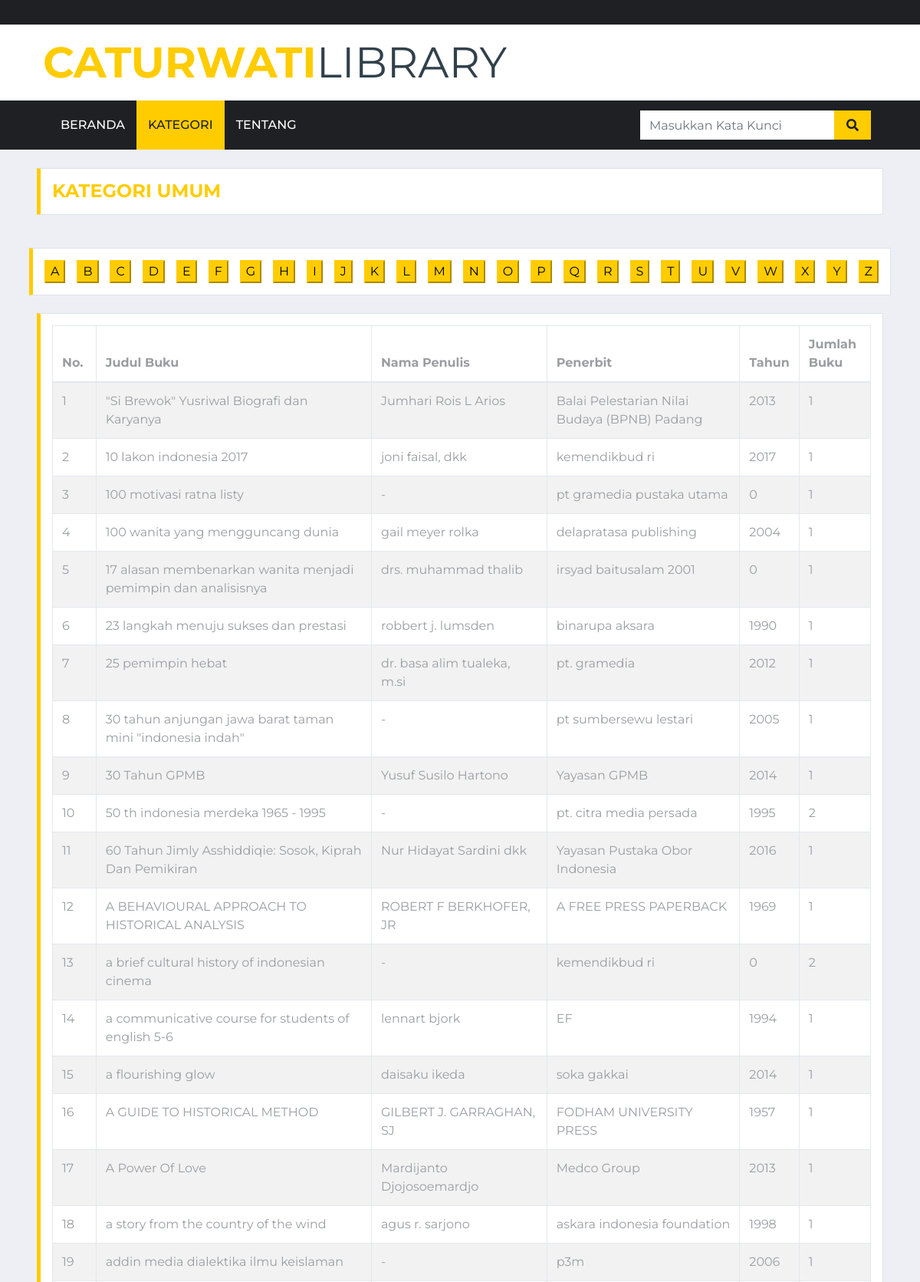
The page /kategori_main.php?kat=Umum (upper part) on the database its author committed.
### tables this page shows
CREATE TABLE `databuku` (
  `id` int(11) NOT NULL,
  `kategori` varchar(100) NOT NULL,
  `judul` varchar(255) NOT NULL,
  `nama` varchar(255) NOT NULL,
  `penerbit` varchar(255) NOT NULL,
  `tahun` int(4) NOT NULL,
  `jumlah` int(3) NOT NULL
);

### kategori_main.php (the view, shortened to what this page needs)
<!DOCTYPE html>
<html lang="en">
<head>
    <link href="https://cdnjs.cloudflare.com/ajax/libs/font-awesome/5.15.0/css/all.min.css" rel="stylesheet">
    <link href="lib/owlcarousel/assets/owl.carousel.min.css" rel="stylesheet">
    <link href="css/style.css" rel="stylesheet">
</head>
<body>
    <?php include 'body-header.php'; ?>
<div class="container-fluid p-0">
        <nav class="navbar navbar-expand-lg bg-dark navbar-dark py-2 py-lg-0 px-lg-5">
            <div class="collapse navbar-collapse justify-content-between px-0 px-lg-3" id="navbarCollapse">
                <div class="navbar-nav mr-auto py-0">
                    <a href="index.php" class="nav-item nav-link ">Beranda</a>
                    <a href="category.php" class="nav-item nav-link active">Kategori</a>
                    <a href="contact.php" class="nav-item nav-link">Tentang</a>
                </div>
            <div class="" style="width: 100%; max-width: 300px;">
            <form action="searching.php" method="get">
            <div class="input-group-append">
            <input name="cari" type="text" class="form-control border-0" placeholder="Masukkan Kata Kunci">
            <button type="submit" value="cari" class="input-group-text bg-primary text-dark border-0 px-3"><i
            class="fa fa-search"></i></button>
                    </form></div>
                </div>
            </div>
    <div class="container-fluid py-4 px-sm-2 px-md-5"
        <div class="container">
            <div class="section-title">
                <h4 class="m-0 text-uppercase font-weight-bold"><a href="kategori_main.php?kat=<?= $_GET["kat"]; ?>">Kategori <?= $_GET["kat"]; ?></a></h4>
            </div>
            </div>
     <div class="container-fluid py-1 px-sm-1 px-md-1">
        <div class="container">
            <div class="section-title">
                <?php $abjad = ["A","B","C","D","E","F","G","H","I","J","K","L","M","N","O","P","Q","R","S","T","U","V","W","X","Y","Z"];
                    foreach ($abjad as $a) :?>
                <form  class="text-uppercase font-weight-semi-bold p-0 mr-0"action="kategori_main.php" method="get"><input type="submit" value="<?= $a; ?>" name="huruf"button style="background-color:#FFCC00; border-color:#FFCC00;"><input type="hidden" name="kat" value="<?= $_GET["kat"]; ?>"></form>
                    <?php endforeach; ?>
            </div>
        </div>
    </div>
    <div class="container-fluid py-1 px-sm-1 px-md-5"
        <div class="container">
            <div class="section-title">
                    <?php
                        $no = 0;
                        $kate = $_GET["kat"];
                     if(isset($_GET['huruf'])){
                    $huruf = $_GET['huruf'];
                    $sql = "SELECT * FROM databuku WHERE judul LIKE '".$huruf."%' AND kategori LIKE '".$kate."' ORDER BY judul ASC";
} else {
    $sql = "SELECT * FROM databuku WHERE kategori LIKE '".$kate."' ORDER BY judul ASC";
}
                    if($result = mysqli_query($link, $sql)){
                        if(mysqli_num_rows($result) > 0){
                            echo "<table class='table table-bordered table-striped'>";
                                echo "<thead>";
                                    echo "<tr>";
                                        echo "<th>No.</th>";
                                        echo "<th>Judul Buku</th>";
                                        echo "<th>Nama Penulis</th>";
                                        echo "<th>Penerbit</th>";
                                        echo "<th>Tahun</th>";
                                        echo "<th>Jumlah Buku</th>";
                                echo "</thead>";
                                echo "<tbody>";
                                while($row = mysqli_fetch_array($result)){
                                $no++;
                                    echo "<tr>";
                                        echo "<td>$no</td>";
                                        echo "<td>" . $row['judul'] . "</td>";
                                        echo "<td>" . $row['nama'] . "</td>";
                                        echo "<td>" . $row['penerbit'] . "</td>";
                                        echo "<td>" . $row['tahun'] . "</td>";
                                        echo "<td>" . $row['jumlah'] . "</td>";
                                    echo "</tr>";
                                }
                                echo "</tbody>";
                            echo "</table>";
                        } else{
                            echo "<p class='lead'><em>No records were found.</em></p>";
                        }
                    } else{
                        echo "ERROR: Could not able to execute $sql. " . mysqli_error($link);
                    }
                    ?>
                </div>
            </div>
</body>
</html>

### rows shown on the page
databuku: judul "\"Si Brewok\" Yusriwal Biografi dan Karyanya", nama "Jumhari Rois L Arios", penerbit "Balai Pelestarian Nilai Budaya (BPNB) Padang", tahun "2013", jumlah "1"
databuku: judul "10 lakon indonesia 2017", nama "joni faisal, dkk", penerbit "kemendikbud ri", tahun "2017", jumlah "1"
databuku: judul "100 motivasi ratna listy", nama "-", penerbit "pt gramedia pustaka utama", tahun "0", jumlah "1"
databuku: judul "100 wanita yang mengguncang dunia", nama "gail meyer rolka", penerbit "delapratasa publishing", tahun "2004", jumlah "1"
databuku: judul "17 alasan membenarkan wanita menjadi pemimpin dan analisisnya", nama "drs. muhammad thalib", penerbit "irsyad baitusalam 2001", tahun "0", jumlah "1"
databuku: judul "23 langkah menuju sukses dan prestasi", nama "robbert j. lumsden", penerbit "binarupa aksara", tahun "1990", jumlah "1"
databuku: judul "25 pemimpin hebat", nama "dr. basa alim tualeka, m.si", penerbit "pt. gramedia", tahun "2012", jumlah "1"
databuku: judul "30 tahun anjungan jawa barat taman mini \"indonesia indah\"", nama "-", penerbit "pt sumbersewu lestari", tahun "2005", jumlah "1"
databuku: judul "30 Tahun GPMB", nama "Yusuf Susilo Hartono", penerbit "Yayasan GPMB", tahun "2014", jumlah "1"
databuku: judul "50 th indonesia merdeka 1965 - 1995", nama "-", penerbit "pt. citra media persada", tahun "1995", jumlah "2"
databuku: judul "60 Tahun Jimly Asshiddiqie: Sosok, Kiprah Dan Pemikiran", nama "Nur Hidayat Sardini dkk", penerbit "Yayasan Pustaka Obor Indonesia", tahun "2016", jumlah "1"
databuku: judul "A BEHAVIOURAL APPROACH TO HISTORICAL ANALYSIS", nama "ROBERT F BERKHOFER, JR", penerbit "A FREE PRESS PAPERBACK", tahun "1969", jumlah "1"
databuku: judul "a brief cultural history of indonesian cinema", nama "-", penerbit "kemendikbud ri", tahun "0", jumlah "2"
databuku: judul "a communicative course for students of english 5-6", nama "lennart bjork", penerbit "EF", tahun "1994", jumlah "1"
databuku: judul "a flourishing glow", nama "daisaku ikeda", penerbit "soka gakkai", tahun "2014", jumlah "1"
databuku: judul "A GUIDE TO HISTORICAL METHOD", nama "GILBERT J. GARRAGHAN, SJ", penerbit "FODHAM UNIVERSITY PRESS", tahun "1957", jumlah "1"
databuku: judul "A Power Of Love", nama "Mardijanto Djojosoemardjo", penerbit "Medco Group", tahun "2013", jumlah "1"
databuku: judul "a story from the country of the wind", nama "agus r. sarjono", penerbit "askara indonesia foundation", tahun "1998", jumlah "1"
databuku: judul "addin media dialektika ilmu keislaman", nama "-", penerbit "p3m", tahun "2006", jumlah "1"

### other values the page prints
$_GET["kat"] "UMUM"
